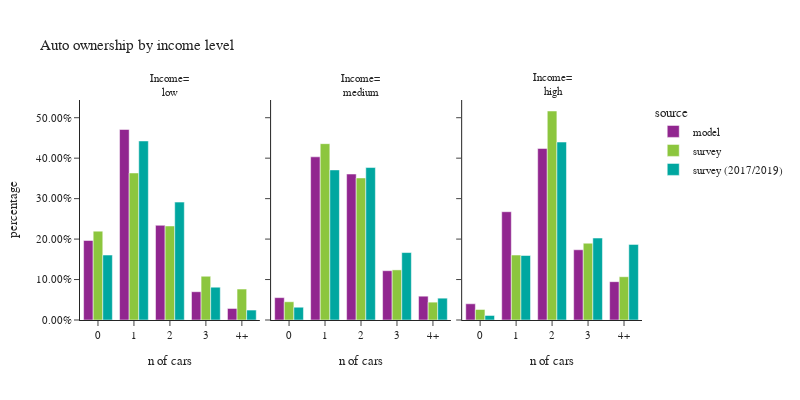

The code cell stored with this chart in its notebook:
### Code cell
plot_auto(hh,'hhincome_4group','income level', 'Income')

### Figure 1 — Plotly figure (JSON) as saved in the notebook; plotly's stock layout.template omitted (floating-point values rounded to 4 significant figures)
{"data": [{"alignmentgroup": "True", "customdata": [[85486], [204812], [101797], [30404], [12467]], "hovertemplate": "source=model<br>hhincome_4group=low<br>auto_ownership_simple=%{x}<br>percentage=%{y}<br>sample count=%{customdata[0]}<extra></extra>", "legendgroup": "model", "marker": {"color": "#91268F", "pattern": {"shape": ""}}, "name": "model", "offsetgroup": "model", "orientation": "v", "showlegend": true, "textposition": "auto", "type": "bar", "x": ["0", "1", "2", "3", "4+"], "xaxis": "x", "y": [0.1965, 0.4709, 0.234, 0.0699, 0.02866], "yaxis": "y"}, {"alignmentgroup": "True", "customdata": [[23945], [174682], [156267], [52775], [25489]], "hovertemplate": "source=model<br>hhincome_4group=medium<br>auto_ownership_simple=%{x}<br>percentage=%{y}<br>sample count=%{customdata[0]}<extra></extra>", "legendgroup": "model", "marker": {"color": "#91268F", "pattern": {"shape": ""}}, "name": "model", "offsetgroup": "model", "orientation": "v", "showlegend": false, "textposition": "auto", "type": "bar", "x": ["0", "1", "2", "3", "4+"], "xaxis": "x2", "y": [0.05528, 0.4033, 0.3608, 0.1218, 0.05884], "yaxis": "y2"}, {"alignmentgroup": "True", "customdata": [[17394], [116158], [184038], [75337], [41136]], "hovertemplate": "source=model<br>hhincome_4group=high<br>auto_ownership_simple=%{x}<br>percentage=%{y}<br>sample count=%{customdata[0]}<extra></extra>", "legendgroup": "model", "marker": {"color": "#91268F", "pattern": {"shape": ""}}, "name": "model", "offsetgroup": "model", "orientation": "v", "showlegend": false, "textposition": "auto", "type": "bar", "x": ["0", "1", "2", "3", "4+"], "xaxis": "x3", "y": [0.04007, 0.2676, 0.424, 0.1736, 0.09477], "yaxis": "y3"}, {"alignmentgroup": "True", "customdata": [[334], [531], [245], [64], [32]], "hovertemplate": "source=survey<br>hhincome_4group=low<br>auto_ownership_simple=%{x}<br>percentage=%{y}<br>sample count=%{customdata[0]}<extra></extra>", "legendgroup": "survey", "marker": {"color": "#8CC63E", "pattern": {"shape": ""}}, "name": "survey", "offsetgroup": "survey", "orientation": "v", "showlegend": true, "textposition": "auto", "type": "bar", "x": ["0", "1", "2", "3", "4+"], "xaxis": "x", "y": [0.2197, 0.3634, 0.2324, 0.1081, 0.07642], "yaxis": "y"}, {"alignmentgroup": "True", "customdata": [[112], [435], [216], [49], [22]], "hovertemplate": "source=survey<br>hhincome_4group=medium<br>auto_ownership_simple=%{x}<br>percentage=%{y}<br>sample count=%{customdata[0]}<extra></extra>", "legendgroup": "survey", "marker": {"color": "#8CC63E", "pattern": {"shape": ""}}, "name": "survey", "offsetgroup": "survey", "orientation": "v", "showlegend": false, "textposition": "auto", "type": "bar", "x": ["0", "1", "2", "3", "4+"], "xaxis": "x2", "y": [0.04508, 0.4358, 0.3511, 0.1238, 0.04412], "yaxis": "y2"}, {"alignmentgroup": "True", "customdata": [[82], [395], [358], [96], [42]], "hovertemplate": "source=survey<br>hhincome_4group=high<br>auto_ownership_simple=%{x}<br>percentage=%{y}<br>sample count=%{customdata[0]}<extra></extra>", "legendgroup": "survey", "marker": {"color": "#8CC63E", "pattern": {"shape": ""}}, "name": "survey", "offsetgroup": "survey", "orientation": "v", "showlegend": false, "textposition": "auto", "type": "bar", "x": ["0", "1", "2", "3", "4+"], "xaxis": "x3", "y": [0.02606, 0.1605, 0.5166, 0.1899, 0.107], "yaxis": "y3"}, {"alignmentgroup": "True", "customdata": [[606], [1052], [363], [72], [24]], "hovertemplate": "source=survey (2017/2019)<br>hhincome_4group=low<br>auto_ownership_simple=%{x}<br>percentage=%{y}<br>sample count=%{customdata[0]}<extra></extra>", "legendgroup": "survey (2017/2019)", "marker": {"color": "#00A7A0", "pattern": {"shape": ""}}, "name": "survey (2017/2019)", "offsetgroup": "survey (2017/2019)", "orientation": "v", "showlegend": true, "textposition": "auto", "type": "bar", "x": ["0", "1", "2", "3", "4+"], "xaxis": "x", "y": [0.1605, 0.4425, 0.2914, 0.08116, 0.02444], "yaxis": "y"}, {"alignmentgroup": "True", "customdata": [[249], [907], [427], [86], [32]], "hovertemplate": "source=survey (2017/2019)<br>hhincome_4group=medium<br>auto_ownership_simple=%{x}<br>percentage=%{y}<br>sample count=%{customdata[0]}<extra></extra>", "legendgroup": "survey (2017/2019)", "marker": {"color": "#00A7A0", "pattern": {"shape": ""}}, "name": "survey (2017/2019)", "offsetgroup": "survey (2017/2019)", "orientation": "v", "showlegend": false, "textposition": "auto", "type": "bar", "x": ["0", "1", "2", "3", "4+"], "xaxis": "x2", "y": [0.03156, 0.371, 0.3768, 0.1667, 0.05396], "yaxis": "y2"}, {"alignmentgroup": "True", "customdata": [[174], [749], [611], [134], [66]], "hovertemplate": "source=survey (2017/2019)<br>hhincome_4group=high<br>auto_ownership_simple=%{x}<br>percentage=%{y}<br>sample count=%{customdata[0]}<extra></extra>", "legendgroup": "survey (2017/2019)", "marker": {"color": "#00A7A0", "pattern": {"shape": ""}}, "name": "survey (2017/2019)", "offsetgroup": "survey (2017/2019)", "orientation": "v", "showlegend": false, "textposition": "auto", "type": "bar", "x": ["0", "1", "2", "3", "4+"], "xaxis": "x3", "y": [0.01132, 0.1594, 0.4398, 0.2025, 0.1869], "yaxis": "y3"}], "layout": {"annotations": [{"font": {}, "showarrow": false, "text": "Income=<br>low", "x": 0.16, "xanchor": "center", "xref": "paper", "y": 1.0, "yanchor": "bottom", "yref": "paper"}, {"font": {}, "showarrow": false, "text": "Income=<br>medium", "x": 0.5, "xanchor": "center", "xref": "paper", "y": 1.0, "yanchor": "bottom", "yref": "paper"}, {"font": {}, "showarrow": false, "text": "Income=<br>high", "x": 0.84, "xanchor": "center", "xref": "paper", "y": 1.0, "yanchor": "bottom", "yref": "paper"}], "barmode": "group", "font": {"size": 11}, "height": 400, "legend": {"title": {"text": "source"}, "tracegroupgap": 0}, "title": {"text": "Auto ownership by income level"}, "width": 800, "xaxis": {"anchor": "y", "domain": [0.0, 0.32], "title": {"text": "n of cars"}}, "xaxis2": {"anchor": "y2", "domain": [0.34, 0.66], "matches": "x", "title": {"text": "n of cars"}}, "xaxis3": {"anchor": "y3", "domain": [0.68, 1.0], "matches": "x", "title": {"text": "n of cars"}}, "yaxis": {"anchor": "x", "domain": [0.0, 1.0], "tickformat": ".2%", "title": {"text": "percentage"}}, "yaxis2": {"anchor": "x2", "domain": [0.0, 1.0], "matches": "y", "showticklabels": false, "tickformat": ".2%"}, "yaxis3": {"anchor": "x3", "domain": [0.0, 1.0], "matches": "y", "showticklabels": false, "tickformat": ".2%"}}}
